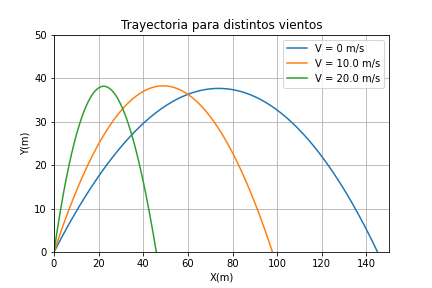

This figure's Python source:
import scipy as sp
from scipy.integrate import odeint
import matplotlib.pylab as plt

#Unidades base:
    
cm=0.01   #m
inch=2.54*cm
g=9.81   # m/s**2

#Coeficiente de arrastre:

p=1.225   # kg/m**3
cd=0.47
D= 8.5*inch
r=D/2
A=sp.pi*r**2
CD=0.5*p*cd*A

#Masa
m=15  # Kg

#Viento
V=0   # m/s solo en x 

#Funcion a integrar:

# z es el vector de estado

# z= [x,y,vx,vy]

# dz/dt=bala(z,t)   dz1/dt=z2

#       [z2      ]
# dz/dt=[        ]
#       [FD/m  -g]

#vector de estado
#z[0]->x
#z[1]->y
#z[2]->vx
#z[3]->vy

def bala(z,t):
    zp=sp.zeros(4)
    zp[0]=z[2]
    zp[1]=z[3]
    v=z[2:4]
    v[0]=v[0]-V
    v2=sp.dot(v,v)
    vnorm=sp.sqrt(v2)
    FD=-CD*v2*(v/vnorm)
    zp[2]=FD[0]/m
    zp[3]=FD[1]/m-g
    return zp 


plt.figure()

V=0
t=sp.linspace(0,30,1001)
vi=100*1000/3600
z0=sp.array([0,0,vi,vi])
sol=odeint(bala,z0,t)
x=sol[:,0]
y=sol[:,1]
plt.plot(x,y,label='V = 0 m/s')
V=10
t=sp.linspace(0,30,1001)
vi=100*1000/3600
z0=sp.array([0,0,vi,vi])
sol=odeint(bala,z0,t)
x=sol[:,0]
y=sol[:,1]
plt.plot(x,y,label='V = 10.0 m/s')
V=20
t=sp.linspace(0,30,1001)
vi=100*1000/3600
z0=sp.array([0,0,vi,vi])
sol=odeint(bala,z0,t)
x=sol[:,0]
y=sol[:,1]
plt.plot(x,y,label='V = 20.0 m/s')

plt.ylim(0,50)
plt.xlim(0,150)
plt.title('Trayectoria para distintos vientos')
plt.ylabel('Y(m)')
plt.xlabel('X(m)')
plt.legend()
plt.grid()
plt.savefig('balistica.png')
plt.show()
   
    
    
    